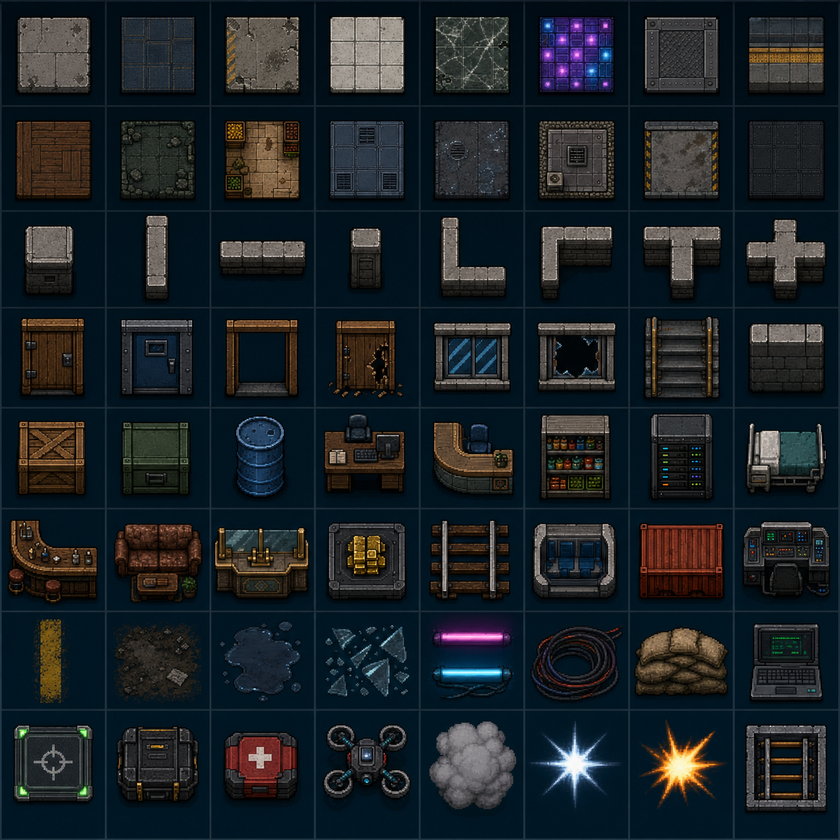
#> input picture assets/tilemap-master.png, 840 x 840 px, shrunk from 1254 x 1254 before the run
$ python generate_tilemap_assets.py
#> lines starting #> are read from the running program, lines starting #| are printed output that depends on the picture
#!/usr/bin/env python3
from pathlib import Path

from PIL import Image, ImageOps


ROOT = Path(__file__).resolve().parents[1]
ASSETS = ROOT / "assets"
SRC = ASSETS / "tilemap-master.png"

GRID = [
    ["tile-floor-concrete", "tile-floor-office", "tile-floor-warehouse", "tile-floor-clinic", "tile-floor-bank", "tile-floor-nightclub", "tile-floor-ship", "tile-floor-metro"],
    ["tile-floor-residential", "tile-floor-catacomb", "tile-floor-market", "tile-floor-server", "tile-floor-tunnel", "tile-floor-rooftop", "tile-floor-garage", "tile-floor-dark"],
    ["tile-wall-single", "tile-wall-vertical", "tile-wall-horizontal", "tile-wall-end", "tile-wall-corner-outer", "tile-wall-corner-inner", "tile-wall-t", "tile-wall-cross"],
    ["tile-door-wood", "tile-door-metal", "tile-door-open", "tile-door-breached", "tile-window", "tile-window-breached", "tile-stairs", "tile-wall-exterior"],
    ["prop-crate-wood", "prop-crate-metal", "prop-barrel", "prop-desk", "prop-counter", "prop-market-shelf", "prop-server-rack", "prop-hospital-bed"],
    ["prop-bar-counter", "prop-couch", "prop-bank-counter", "prop-vault-table", "prop-rail-track", "prop-train-cover", "prop-cargo-container", "prop-ship-console"],
    ["decal-lane", "decal-grime", "decal-puddle", "decal-glass", "decal-neon", "decal-cable", "prop-sandbag", "prop-laptop"],
    ["marker-extract", "prop-objective-case", "prop-medkit", "prop-drone", "vfx-smoke-puff", "vfx-flash-burst", "vfx-muzzle-flash", "prop-window-step"],
]


def crop_cell(image, row, col):
    width, height = image.size
    cell_w = width / 8
    cell_h = height / 8
    inset_x = cell_w * 0.07
    inset_y = cell_h * 0.07
    left = col * cell_w + inset_x
    top = row * cell_h + inset_y
    right = (col + 1) * cell_w - inset_x
    bottom = (row + 1) * cell_h - inset_y
    return ImageOps.fit(
        image.crop((int(left), int(top), int(right), int(bottom))),
        (64, 64),
        method=Image.Resampling.LANCZOS,
    )


def main():
    if not SRC.exists():
        raise SystemExit(f"missing source sheet: {SRC}")
    image = Image.open(SRC).convert("RGBA")
    count = 0
    for row, names in enumerate(GRID):
        for col, name in enumerate(names):
            crop_cell(image, row, col).save(ASSETS / f"{name}.png")
            count += 1
#> this loop made 8 passes
#> pass 1, in main, `crop_cell(image, row, col).save(ASSETS / f"{name}.png")`:
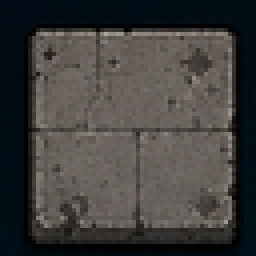
#> saved as tile-floor-concrete.png: PIL image 64x64 RGBA (shown 4 times larger); mean R, G, B, A 64.5, 63.2, 61.9, 255
#> pass 1, in main, `crop_cell(image, row, col).save(ASSETS / f"{name}.png")`:
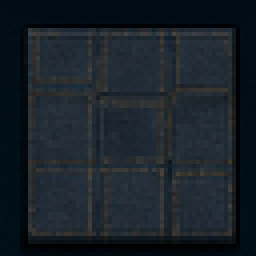
#> saved as tile-floor-office.png: PIL image 64x64 RGBA (shown 4 times larger); mean R, G, B, A 24.7, 33.3, 40.7, 255
#> pass 1, in main, `crop_cell(image, row, col).save(ASSETS / f"{name}.png")`:
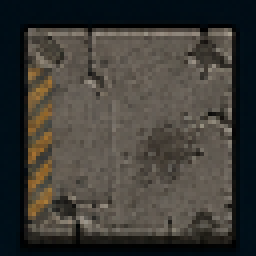
#> saved as tile-floor-warehouse.png: PIL image 64x64 RGBA (shown 4 times larger); mean R, G, B, A 62.4, 60.4, 55.5, 255
#> pass 1, in main, `crop_cell(image, row, col).save(ASSETS / f"{name}.png")`:
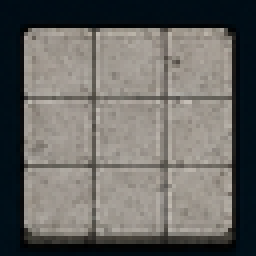
#> saved as tile-floor-clinic.png: PIL image 64x64 RGBA (shown 4 times larger); mean R, G, B, A 103.6, 102.4, 99, 255
#> after the loop, count = 64
    print(f"packed {count} tilemap sprites from {SRC.name}")
#| packed 64 tilemap sprites from tilemap-master.png


if __name__ == "__main__":
    main()

$ run again, with assets/decal-cable.png copied over assets/tilemap-master.png
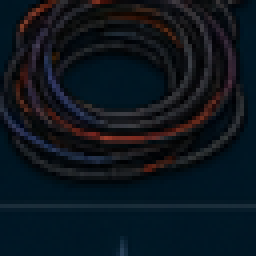
#> input picture assets/decal-cable.png, 64 x 64 px (shown 4 times larger)
#> in main, image is the input picture: PIL image 64x64 RGBA; mean R, G, B, A 13.2, 21.6, 29.5, 255
#> the loop in main, `for row, names in enumerate(GRID):` made 8 passes
#> pass 1, in main, `crop_cell(image, row, col).save(ASSETS / f"{name}.png")`:
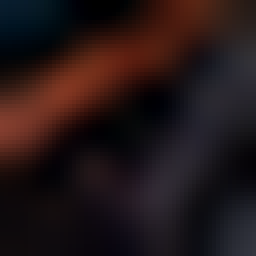
#> saved as tile-floor-office.png: PIL image 64x64 RGBA (shown 4 times larger); mean R, G, B, A 35.5, 21.8, 22.7, 255
#> pass 1, in main, `crop_cell(image, row, col).save(ASSETS / f"{name}.png")`:
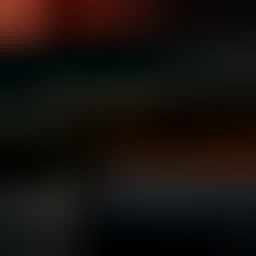
#> saved as tile-floor-clinic.png: PIL image 64x64 RGBA (shown 4 times larger); mean R, G, B, A 22.6, 16.7, 14, 255
#> after the loop in main, `for row, names in enumerate(GRID):`: count = 64
#| packed 64 tilemap sprites from tilemap-master.png

$ run again, with assets/decal-glass.png copied over assets/tilemap-master.png
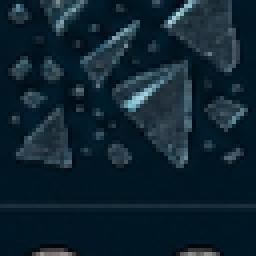
#> input picture assets/decal-glass.png, 64 x 64 px (shown 4 times larger)
#> in main, image is the input picture: PIL image 64x64 RGBA; mean R, G, B, A 14.5, 35.3, 47.5, 255
#> the loop in main, `for row, names in enumerate(GRID):` made 8 passes
#> pass 1, in main, `crop_cell(image, row, col).save(ASSETS / f"{name}.png")`:
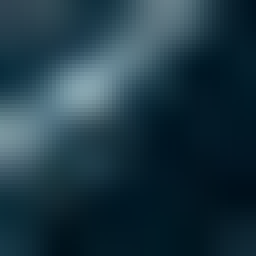
#> saved as tile-floor-warehouse.png: PIL image 64x64 RGBA (shown 4 times larger); mean R, G, B, A 29.2, 55.4, 67.9, 255
#> pass 1, in main, `crop_cell(image, row, col).save(ASSETS / f"{name}.png")`:
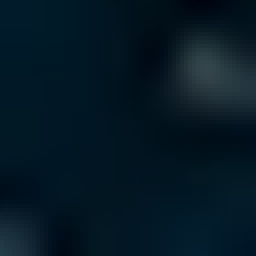
#> saved as tile-floor-clinic.png: PIL image 64x64 RGBA (shown 4 times larger); mean R, G, B, A 4.6, 24.4, 36.4, 255
#> after the loop in main, `for row, names in enumerate(GRID):`: count = 64
#| packed 64 tilemap sprites from tilemap-master.png
